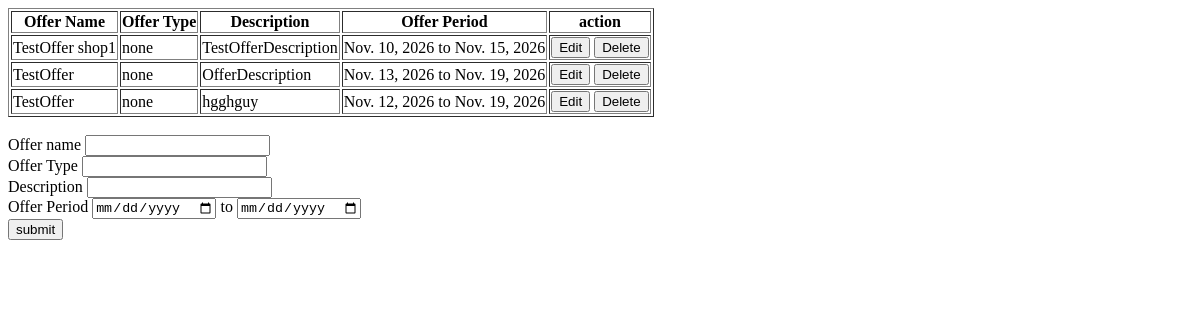
The app's page /ManageOffers (signed in), older data.
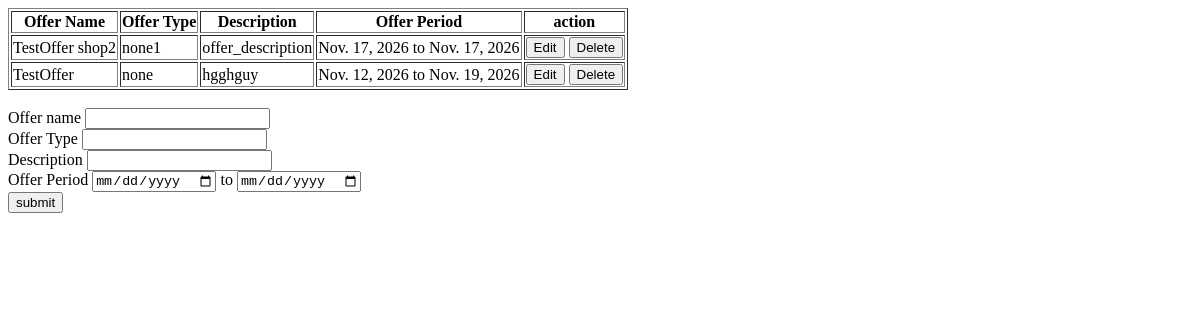
The same page, newer data.
### RetailIQApp/models.py (models this page shows)
class OfferTable(models.Model):
    SHOPID = models.ForeignKey(ShopTable, on_delete=models.CASCADE, null=True, blank=True)
    offer_name = models.CharField(max_length=20, null=True, blank=True)
    offer_description = models.CharField(max_length=100, null=True, blank=True)
    offer_type = models.CharField(max_length=20, null=True, blank=True)
    offer_start_date = models.DateField(null=True, blank=True)
    offer_end_date = models.DateField(null=True, blank=True)
    is_active = models.BooleanField(default=True)
    created_at = models.DateTimeField(auto_now_add=True)

### RetailIQApp/views.py (the view, shortened to what this page needs)
# urls.py: path('ManageOffers',ManageOffers.as_view(),name='ManageOffers'),
class ManageOffers(View):
    def get(self,request):
        obj = OfferTable.objects.filter(SHOPID__LOGINID_id=request.session['loginid']).all()
        return render(request,'shop/ManageOffers.html', {'offer_data':obj})

### templates/Shop/manageoffers.html (shortened to what this page needs)
<!DOCTYPE html>
<html lang="en">
<head>
</head>
<body>
      <table border="1">
        <tr>
            <th>Offer Name</th>
            <th>Offer Type</th>
            <th>Description</th>
            <th>Offer Period</th>
            <th>action</th>
        </tr>
        {% for i in offer_data %}
        <tr>
            <td>{{ i.offer_name }}</td>
            <td>{{ i.offer_type }}</td>
            <td>{{ i.offer_description }}</td>
            <td>{{ i.offer_start_date }} to {{ i.offer_end_date }}</td>
            <td>
                <a href="editOffer/{{i.id}}"><button>Edit</button></a>
                <a href="deleteOffer/{{i.id}}"><button>Delete</button></td></a>
        </tr>
        {% endfor %}
      </table>
      <br>
        <form method="post">
            <label>Offer name</label>
            <input type="text" name="offer_name" required> <br>
            <label>Offer Type</label>
            <input type="text" name="offer_type"> <br>
            <label>Description</label>
            <input type="text" name="offer_description" > <br>
            <label>Offer Period</label>
            <input type="date" name="offer_start_date" required> to <input type="date" name="offer_end_date" required>  <br>
            <button type="submit">submit</button>
        </form>
</body>
</html>

Row changes from the older to the newer data that the page shows:
removed OfferTable: offer_name "TestOffer", offer_type "none", offer_description "OfferDescription", offer_start_date "Nov. 13, 2026", offer_end_date "Nov. 19, 2026"
changed OfferTable: offer_name "TestOffer shop1" → "TestOffer shop2"; offer_type "none" → "none1"; offer_description "TestOfferDescription" → "offer_description"; offer_start_date "Nov. 10, 2026" → "Nov. 17, 2026"; offer_end_date "Nov. 15, 2026" → "Nov. 17, 2026"
